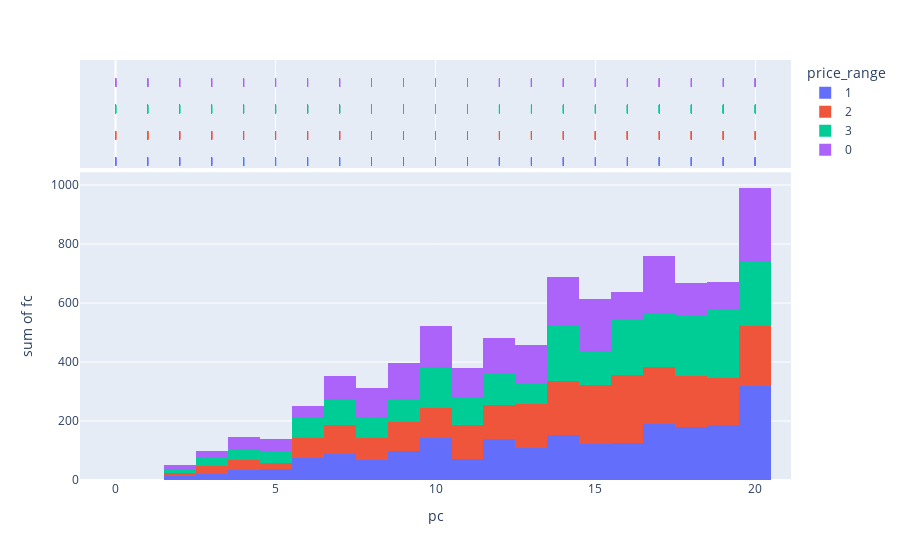

Notebook code cell kept with this figure:
### Code cell
fig = px.histogram(data, x="pc", y="fc", color="price_range", marginal="rug",
                   hover_data=data.columns)
fig.show()

### Figure 1 — Plotly figure (JSON) as saved in the notebook; plotly's stock layout.template omitted (floating-point values rounded to 4 significant figures; data arrays with more than 128 entries replaced by an {"elided": "..."} marker saying what was removed)
{"data": [{"alignmentgroup": "True", "bingroup": "x", "histfunc": "sum", "hovertemplate": "price_range=1<br>pc=%{x}<br>sum of fc=%{y}<extra></extra>", "legendgroup": "1", "marker": {"color": "#636efa", "pattern": {"shape": ""}}, "name": "1", "offsetgroup": "1", "orientation": "v", "showlegend": true, "type": "histogram", "x": {"elided": "500 int values"}, "xaxis": "x", "y": {"elided": "500 int values"}, "yaxis": "y"}, {"alignmentgroup": "True", "boxpoints": "all", "customdata": {"elided": "500x19 float values"}, "fillcolor": "rgba(255,255,255,0)", "hoveron": "points", "hovertemplate": "price_range=%{customdata[18]}<br>pc=%{x}<br>battery_power=%{customdata[0]}<br>blue=%{customdata[1]}<br>clock_speed=%{customdata[2]}<br>dual_sim=%{customdata[3]}<br>four_g=%{customdata[4]}<br>int_memory=%{customdata[5]}<br>m_dep=%{customdata[6]}<br>mobile_wt=%{customdata[7]}<br>n_cores=%{customdata[8]}<br>px_height=%{customdata[9]}<br>px_width=%{customdata[10]}<br>ram=%{customdata[11]}<br>sc_h=%{customdata[12]}<br>sc_w=%{customdata[13]}<br>talk_time=%{customdata[14]}<br>three_g=%{customdata[15]}<br>touch_screen=%{customdata[16]}<br>wifi=%{customdata[17]}<extra></extra>", "jitter": 0, "legendgroup": "1", "line": {"color": "rgba(255,255,255,0)"}, "marker": {"color": "#636efa", "symbol": "line-ns-open"}, "name": "1", "offsetgroup": "1", "showlegend": false, "type": "box", "x": {"elided": "500 int values"}, "xaxis": "x2", "yaxis": "y2"}, {"alignmentgroup": "True", "bingroup": "x", "histfunc": "sum", "hovertemplate": "price_range=2<br>pc=%{x}<br>sum of fc=%{y}<extra></extra>", "legendgroup": "2", "marker": {"color": "#EF553B", "pattern": {"shape": ""}}, "name": "2", "offsetgroup": "2", "orientation": "v", "showlegend": true, "type": "histogram", "x": {"elided": "500 int values"}, "xaxis": "x", "y": {"elided": "500 int values"}, "yaxis": "y"}, {"alignmentgroup": "True", "boxpoints": "all", "customdata": {"elided": "500x19 float values"}, "fillcolor": "rgba(255,255,255,0)", "hoveron": "points", "hovertemplate": "price_range=%{customdata[18]}<br>pc=%{x}<br>battery_power=%{customdata[0]}<br>blue=%{customdata[1]}<br>clock_speed=%{customdata[2]}<br>dual_sim=%{customdata[3]}<br>four_g=%{customdata[4]}<br>int_memory=%{customdata[5]}<br>m_dep=%{customdata[6]}<br>mobile_wt=%{customdata[7]}<br>n_cores=%{customdata[8]}<br>px_height=%{customdata[9]}<br>px_width=%{customdata[10]}<br>ram=%{customdata[11]}<br>sc_h=%{customdata[12]}<br>sc_w=%{customdata[13]}<br>talk_time=%{customdata[14]}<br>three_g=%{customdata[15]}<br>touch_screen=%{customdata[16]}<br>wifi=%{customdata[17]}<extra></extra>", "jitter": 0, "legendgroup": "2", "line": {"color": "rgba(255,255,255,0)"}, "marker": {"color": "#EF553B", "symbol": "line-ns-open"}, "name": "2", "offsetgroup": "2", "showlegend": false, "type": "box", "x": {"elided": "500 int values"}, "xaxis": "x2", "yaxis": "y2"}, {"alignmentgroup": "True", "bingroup": "x", "histfunc": "sum", "hovertemplate": "price_range=3<br>pc=%{x}<br>sum of fc=%{y}<extra></extra>", "legendgroup": "3", "marker": {"color": "#00cc96", "pattern": {"shape": ""}}, "name": "3", "offsetgroup": "3", "orientation": "v", "showlegend": true, "type": "histogram", "x": {"elided": "500 int values"}, "xaxis": "x", "y": {"elided": "500 int values"}, "yaxis": "y"}, {"alignmentgroup": "True", "boxpoints": "all", "customdata": {"elided": "500x19 float values"}, "fillcolor": "rgba(255,255,255,0)", "hoveron": "points", "hovertemplate": "price_range=%{customdata[18]}<br>pc=%{x}<br>battery_power=%{customdata[0]}<br>blue=%{customdata[1]}<br>clock_speed=%{customdata[2]}<br>dual_sim=%{customdata[3]}<br>four_g=%{customdata[4]}<br>int_memory=%{customdata[5]}<br>m_dep=%{customdata[6]}<br>mobile_wt=%{customdata[7]}<br>n_cores=%{customdata[8]}<br>px_height=%{customdata[9]}<br>px_width=%{customdata[10]}<br>ram=%{customdata[11]}<br>sc_h=%{customdata[12]}<br>sc_w=%{customdata[13]}<br>talk_time=%{customdata[14]}<br>three_g=%{customdata[15]}<br>touch_screen=%{customdata[16]}<br>wifi=%{customdata[17]}<extra></extra>", "jitter": 0, "legendgroup": "3", "line": {"color": "rgba(255,255,255,0)"}, "marker": {"color": "#00cc96", "symbol": "line-ns-open"}, "name": "3", "offsetgroup": "3", "showlegend": false, "type": "box", "x": {"elided": "500 int values"}, "xaxis": "x2", "yaxis": "y2"}, {"alignmentgroup": "True", "bingroup": "x", "histfunc": "sum", "hovertemplate": "price_range=0<br>pc=%{x}<br>sum of fc=%{y}<extra></extra>", "legendgroup": "0", "marker": {"color": "#ab63fa", "pattern": {"shape": ""}}, "name": "0", "offsetgroup": "0", "orientation": "v", "showlegend": true, "type": "histogram", "x": {"elided": "500 int values"}, "xaxis": "x", "y": {"elided": "500 int values"}, "yaxis": "y"}, {"alignmentgroup": "True", "boxpoints": "all", "customdata": {"elided": "500x19 float values"}, "fillcolor": "rgba(255,255,255,0)", "hoveron": "points", "hovertemplate": "price_range=%{customdata[18]}<br>pc=%{x}<br>battery_power=%{customdata[0]}<br>blue=%{customdata[1]}<br>clock_speed=%{customdata[2]}<br>dual_sim=%{customdata[3]}<br>four_g=%{customdata[4]}<br>int_memory=%{customdata[5]}<br>m_dep=%{customdata[6]}<br>mobile_wt=%{customdata[7]}<br>n_cores=%{customdata[8]}<br>px_height=%{customdata[9]}<br>px_width=%{customdata[10]}<br>ram=%{customdata[11]}<br>sc_h=%{customdata[12]}<br>sc_w=%{customdata[13]}<br>talk_time=%{customdata[14]}<br>three_g=%{customdata[15]}<br>touch_screen=%{customdata[16]}<br>wifi=%{customdata[17]}<extra></extra>", "jitter": 0, "legendgroup": "0", "line": {"color": "rgba(255,255,255,0)"}, "marker": {"color": "#ab63fa", "symbol": "line-ns-open"}, "name": "0", "offsetgroup": "0", "showlegend": false, "type": "box", "x": {"elided": "500 int values"}, "xaxis": "x2", "yaxis": "y2"}], "layout": {"barmode": "relative", "legend": {"title": {"text": "price_range"}, "tracegroupgap": 0}, "margin": {"t": 60}, "xaxis": {"anchor": "y", "domain": [0, 1], "title": {"text": "pc"}}, "xaxis2": {"anchor": "y2", "domain": [0, 1], "matches": "x", "showgrid": true, "showticklabels": false}, "yaxis": {"anchor": "x", "domain": [0, 0.7326], "title": {"text": "sum of fc"}}, "yaxis2": {"anchor": "x2", "domain": [0.7426, 1], "matches": "y2", "showgrid": false, "showline": false, "showticklabels": false, "ticks": ""}}}
